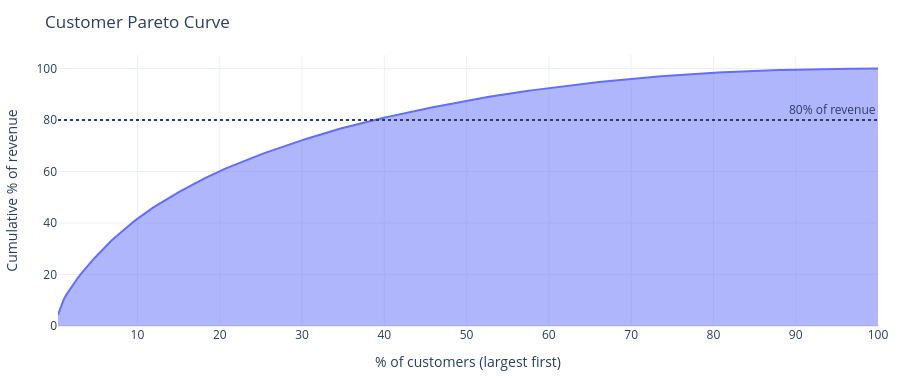

The notebook cell saved with this chart:
### Code cell
viz.pareto(df)

### Figure 1 — Plotly figure (JSON) as saved in the notebook; plotly's stock layout.template omitted (floating-point values rounded to 4 significant figures; data arrays with more than 128 entries replaced by an {"elided": "..."} marker saying what was removed)
{"data": [{"fillpattern": {"shape": ""}, "hovertemplate": "customer_pct=%{x}<br>revenue_pct=%{y}<extra></extra>", "legendgroup": "", "line": {"color": "#636efa"}, "marker": {"symbol": "circle"}, "mode": "lines", "name": "", "orientation": "v", "showlegend": false, "stackgroup": "1", "type": "scatter", "x": {"elided": "292 float values"}, "xaxis": "x", "y": {"elided": "292 float values"}, "yaxis": "y"}], "layout": {"annotations": [{"showarrow": false, "text": "80% of revenue", "x": 1, "xanchor": "right", "xref": "x domain", "y": 80, "yanchor": "bottom", "yref": "y"}], "height": 380, "legend": {"tracegroupgap": 0}, "margin": {"b": 40, "l": 40, "r": 20, "t": 55}, "shapes": [{"line": {"dash": "dot"}, "type": "line", "x0": 0, "x1": 1, "xref": "x domain", "y0": 80, "y1": 80, "yref": "y"}], "title": {"text": "Customer Pareto Curve"}, "xaxis": {"anchor": "y", "domain": [0.0, 1.0], "title": {"text": "% of customers (largest first)"}}, "yaxis": {"anchor": "x", "domain": [0.0, 1.0], "title": {"text": "Cumulative % of revenue"}}}}
